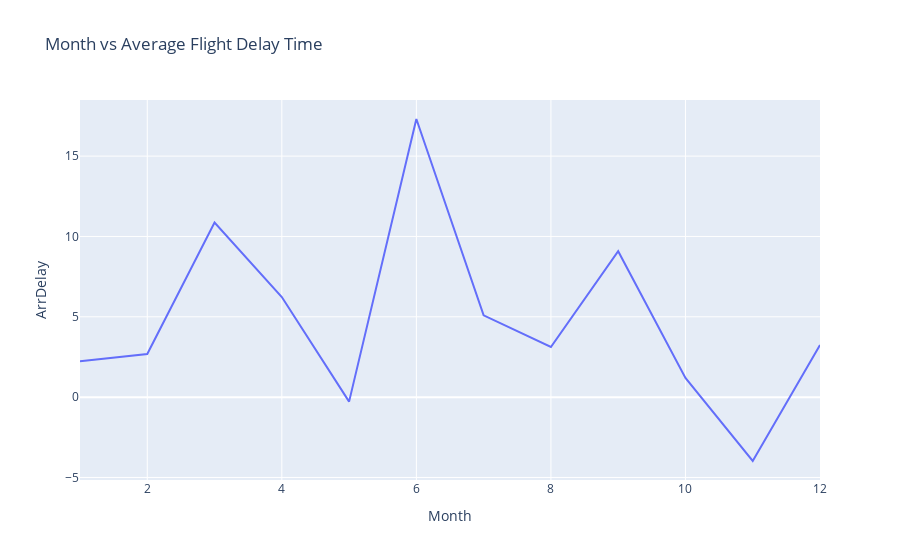

Source (notebook cell):
### Code cell
fig = go.Figure()
fig.add_trace(go.Scatter(x=line_data['Month'], y=line_data['ArrDelay'], mode='lines'))
fig.update_layout(title='Month vs Average Flight Delay Time', xaxis_title='Month', yaxis_title='ArrDelay',height=600)
fig.show()

### Figure 1 — Plotly figure (JSON) as saved in the notebook; plotly's stock layout.template omitted (floating-point values rounded to 4 significant figures)
{"data": [{"mode": "lines", "type": "scatter", "x": [1, 2, 3, 4, 5, 6, 7, 8, 9, 10, 11, 12], "y": [2.233, 2.688, 10.87, 6.229, -0.2791, 17.31, 5.089, 3.122, 9.081, 1.2, -3.975, 3.241]}], "layout": {"autosize": true, "title": {"text": "Month vs Average Flight Delay Time"}, "xaxis": {"autorange": true, "range": [1, 12], "title": {"text": "Month"}, "type": "linear"}, "yaxis": {"autorange": true, "range": [-5.158, 18.49], "title": {"text": "ArrDelay"}, "type": "linear"}}}
